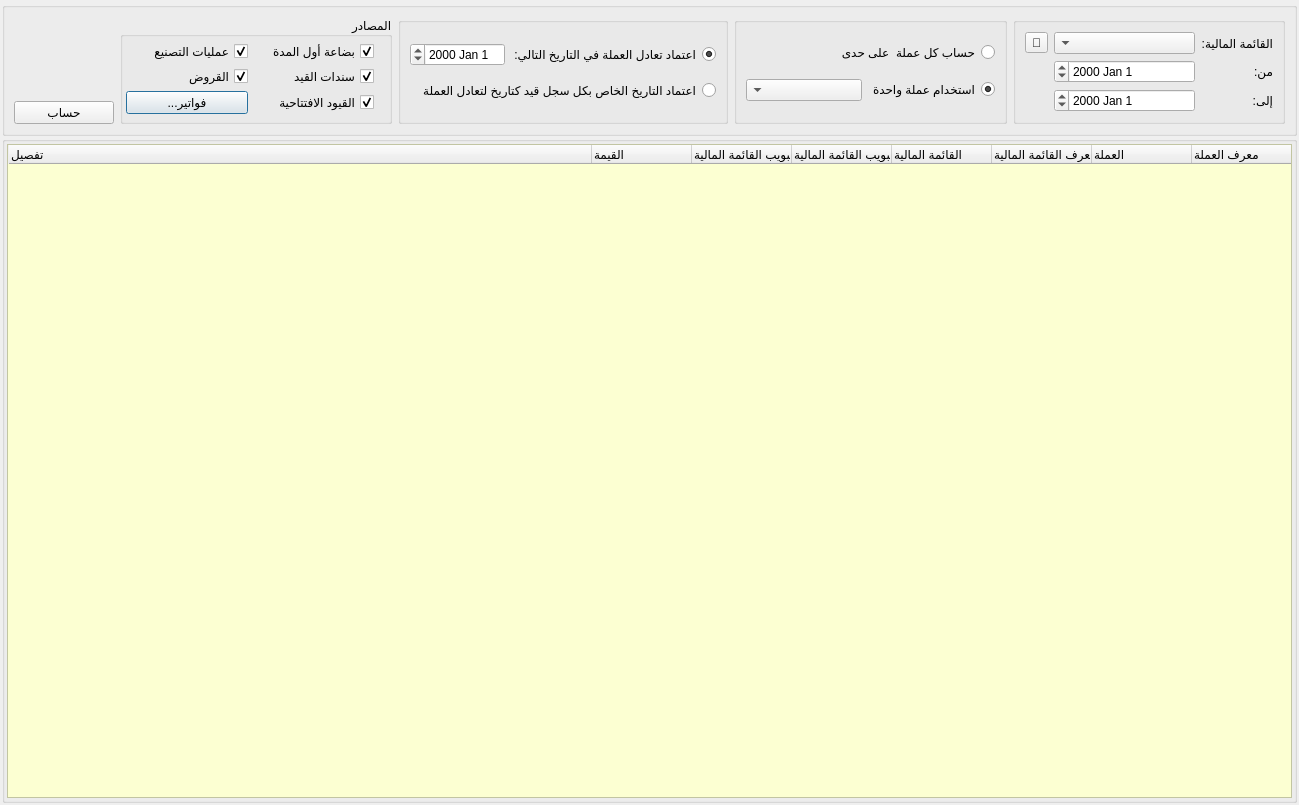
<?xml version="1.0" encoding="UTF-8"?>
<ui version="4.0">
 <class>FinancialStatementsReports</class>
 <widget class="QDialog" name="FinancialStatementsReports">
  <property name="windowModality">
   <enum>Qt::WindowModal</enum>
  </property>
  <property name="geometry">
   <rect>
    <x>0</x>
    <y>0</y>
    <width>1299</width>
    <height>805</height>
   </rect>
  </property>
  <property name="minimumSize">
   <size>
    <width>0</width>
    <height>115</height>
   </size>
  </property>
  <property name="windowTitle">
   <string>تقرير القوائم المالية</string>
  </property>
  <property name="layoutDirection">
   <enum>Qt::RightToLeft</enum>
  </property>
  <property name="modal">
   <bool>true</bool>
  </property>
  <layout class="QGridLayout" name="gridLayout_7">
   <property name="leftMargin">
    <number>2</number>
   </property>
   <property name="topMargin">
    <number>2</number>
   </property>
   <property name="rightMargin">
    <number>2</number>
   </property>
   <property name="bottomMargin">
    <number>2</number>
   </property>
   <property name="spacing">
    <number>0</number>
   </property>
   <item row="1" column="0">
    <widget class="QGroupBox" name="groupBox_3">
     <property name="maximumSize">
      <size>
       <width>16777215</width>
       <height>16777215</height>
      </size>
     </property>
     <property name="title">
      <string/>
     </property>
     <layout class="QGridLayout" name="gridLayout_2">
      <property name="leftMargin">
       <number>2</number>
      </property>
      <property name="topMargin">
       <number>2</number>
      </property>
      <property name="rightMargin">
       <number>2</number>
      </property>
      <property name="bottomMargin">
       <number>2</number>
      </property>
      <property name="spacing">
       <number>2</number>
      </property>
      <item row="0" column="0">
       <widget class="QTreeWidget" name="result_tree">
        <property name="styleSheet">
         <string notr="true">QScrollBar:vertical {
    background-color: #f1f1f1;
    width: 12px;
    margin: 12px 0 12px 0;
}

QScrollBar::handle:vertical {
    background-color: #888;
    min-height: 20px;
    border-radius: 4px;
}

QScrollBar::handle:vertical:hover {
    background-color: #555;
}

QTreeWidget{background-color:rgb(252, 255, 210);}</string>
        </property>
        <column>
         <property name="text">
          <string>معرف العملة</string>
         </property>
        </column>
        <column>
         <property name="text">
          <string>العملة</string>
         </property>
        </column>
        <column>
         <property name="text">
          <string>معرف القائمة المالية</string>
         </property>
        </column>
        <column>
         <property name="text">
          <string>القائمة المالية</string>
         </property>
        </column>
        <column>
         <property name="text">
          <string notr="true">معرف تبويب القائمة المالية</string>
         </property>
        </column>
        <column>
         <property name="text">
          <string>تبويب القائمة المالية</string>
         </property>
        </column>
        <column>
         <property name="text">
          <string>القيمة</string>
         </property>
        </column>
        <column>
         <property name="text">
          <string>تفصيل</string>
         </property>
        </column>
       </widget>
      </item>
     </layout>
    </widget>
   </item>
   <item row="0" column="0">
    <widget class="QGroupBox" name="groupBox">
     <property name="minimumSize">
      <size>
       <width>0</width>
       <height>120</height>
      </size>
     </property>
     <property name="maximumSize">
      <size>
       <width>16777215</width>
       <height>16777215</height>
      </size>
     </property>
     <property name="layoutDirection">
      <enum>Qt::RightToLeft</enum>
     </property>
     <property name="title">
      <string/>
     </property>
     <layout class="QGridLayout" name="gridLayout_4">
      <item row="0" column="4" rowspan="2">
       <widget class="QGroupBox" name="groupBox_2">
        <property name="maximumSize">
         <size>
          <width>400</width>
          <height>16777215</height>
         </size>
        </property>
        <property name="title">
         <string/>
        </property>
        <layout class="QGridLayout" name="gridLayout_3">
         <item row="0" column="0">
          <widget class="QLabel" name="label_3">
           <property name="maximumSize">
            <size>
             <width>100</width>
             <height>16777215</height>
            </size>
           </property>
           <property name="text">
            <string>القائمة المالية:</string>
           </property>
          </widget>
         </item>
         <item row="0" column="1">
          <widget class="QComboBox" name="financial_statements_combobox">
           <property name="enabled">
            <bool>true</bool>
           </property>
          </widget>
         </item>
         <item row="1" column="0">
          <widget class="QLabel" name="label_4">
           <property name="maximumSize">
            <size>
             <width>30</width>
             <height>16777215</height>
            </size>
           </property>
           <property name="layoutDirection">
            <enum>Qt::RightToLeft</enum>
           </property>
           <property name="text">
            <string>من:</string>
           </property>
          </widget>
         </item>
         <item row="2" column="0">
          <widget class="QLabel" name="label_5">
           <property name="maximumSize">
            <size>
             <width>30</width>
             <height>16777215</height>
            </size>
           </property>
           <property name="layoutDirection">
            <enum>Qt::RightToLeft</enum>
           </property>
           <property name="text">
            <string>إلى:</string>
           </property>
          </widget>
         </item>
         <item row="1" column="1">
          <widget class="QDateEdit" name="from_date_input"/>
         </item>
         <item row="2" column="1">
          <widget class="QDateEdit" name="to_date_input"/>
         </item>
         <item row="0" column="2">
          <widget class="QToolButton" name="select_financial_statement_btn">
           <property name="text">
            <string>🔎</string>
           </property>
          </widget>
         </item>
        </layout>
       </widget>
      </item>
      <item row="0" column="5" rowspan="2">
       <widget class="QGroupBox" name="groupBox_7">
        <property name="maximumSize">
         <size>
          <width>400</width>
          <height>16777215</height>
         </size>
        </property>
        <property name="layoutDirection">
         <enum>Qt::RightToLeft</enum>
        </property>
        <property name="title">
         <string/>
        </property>
        <layout class="QGridLayout" name="gridLayout_8">
         <item row="2" column="0">
          <widget class="QRadioButton" name="unified_currency_radio">
           <property name="maximumSize">
            <size>
             <width>150</width>
             <height>16777215</height>
            </size>
           </property>
           <property name="text">
            <string>استخدام عملة واحدة</string>
           </property>
           <property name="checked">
            <bool>true</bool>
           </property>
          </widget>
         </item>
         <item row="0" column="0" colspan="2">
          <widget class="QRadioButton" name="distinct_currency_radio">
           <property name="maximumSize">
            <size>
             <width>180</width>
             <height>16777215</height>
            </size>
           </property>
           <property name="text">
            <string>حساب كل عملة  على حدى</string>
           </property>
          </widget>
         </item>
         <item row="2" column="1">
          <widget class="QComboBox" name="currency_combobox">
           <property name="enabled">
            <bool>true</bool>
           </property>
          </widget>
         </item>
        </layout>
       </widget>
      </item>
      <item row="0" column="6" rowspan="2">
       <widget class="QGroupBox" name="groupBox_5">
        <property name="enabled">
         <bool>true</bool>
        </property>
        <property name="maximumSize">
         <size>
          <width>500</width>
          <height>16777215</height>
         </size>
        </property>
        <property name="layoutDirection">
         <enum>Qt::RightToLeft</enum>
        </property>
        <property name="title">
         <string/>
        </property>
        <layout class="QGridLayout" name="gridLayout">
         <property name="spacing">
          <number>3</number>
         </property>
         <item row="0" column="2">
          <widget class="QDateEdit" name="exchange_date_input"/>
         </item>
         <item row="0" column="0" colspan="2">
          <widget class="QRadioButton" name="unified_exchange_date_radio">
           <property name="text">
            <string>:اعتماد تعادل العملة في التاريخ التالي</string>
           </property>
           <property name="checked">
            <bool>true</bool>
           </property>
          </widget>
         </item>
         <item row="1" column="0" colspan="3">
          <widget class="QRadioButton" name="distinct_exchange_date_radio">
           <property name="text">
            <string>اعتماد التاريخ الخاص بكل سجل قيد كتاريخ لتعادل العملة</string>
           </property>
          </widget>
         </item>
        </layout>
       </widget>
      </item>
      <item row="0" column="7" rowspan="2">
       <widget class="QGroupBox" name="groupBox_6">
        <property name="maximumSize">
         <size>
          <width>500</width>
          <height>16777215</height>
         </size>
        </property>
        <property name="layoutDirection">
         <enum>Qt::RightToLeft</enum>
        </property>
        <property name="title">
         <string>المصادر</string>
        </property>
        <layout class="QGridLayout" name="gridLayout_5">
         <property name="leftMargin">
          <number>3</number>
         </property>
         <property name="topMargin">
          <number>3</number>
         </property>
         <property name="rightMargin">
          <number>15</number>
         </property>
         <property name="bottomMargin">
          <number>3</number>
         </property>
         <property name="spacing">
          <number>3</number>
         </property>
         <item row="1" column="1">
          <widget class="QCheckBox" name="source_loans_checkbox">
           <property name="text">
            <string>القروض</string>
           </property>
           <property name="checked">
            <bool>true</bool>
           </property>
          </widget>
         </item>
         <item row="0" column="0">
          <widget class="QCheckBox" name="source_period_start_material_checkbox">
           <property name="text">
            <string>بضاعة أول المدة</string>
           </property>
           <property name="checked">
            <bool>true</bool>
           </property>
          </widget>
         </item>
         <item row="1" column="0">
          <widget class="QCheckBox" name="source_journal_checkbox">
           <property name="text">
            <string>سندات القيد</string>
           </property>
           <property name="checked">
            <bool>true</bool>
           </property>
          </widget>
         </item>
         <item row="0" column="1">
          <widget class="QCheckBox" name="source_manufacture_checkbox">
           <property name="text">
            <string>عمليات التصنيع</string>
           </property>
           <property name="checked">
            <bool>true</bool>
           </property>
          </widget>
         </item>
         <item row="2" column="0">
          <widget class="QCheckBox" name="source_period_start_checkbox">
           <property name="text">
            <string>القيود الافتتاحية</string>
           </property>
           <property name="checked">
            <bool>true</bool>
           </property>
          </widget>
         </item>
         <item row="2" column="1">
          <widget class="QPushButton" name="select_invoices_btn">
           <property name="maximumSize">
            <size>
             <width>125</width>
             <height>16777215</height>
            </size>
           </property>
           <property name="text">
            <string>...فواتير</string>
           </property>
          </widget>
         </item>
        </layout>
       </widget>
      </item>
      <item row="1" column="8">
       <widget class="QPushButton" name="calculate_btn">
        <property name="maximumSize">
         <size>
          <width>100</width>
          <height>16777215</height>
         </size>
        </property>
        <property name="text">
         <string>حساب</string>
        </property>
       </widget>
      </item>
     </layout>
    </widget>
   </item>
  </layout>
 </widget>
 <resources/>
 <connections/>
</ui>
